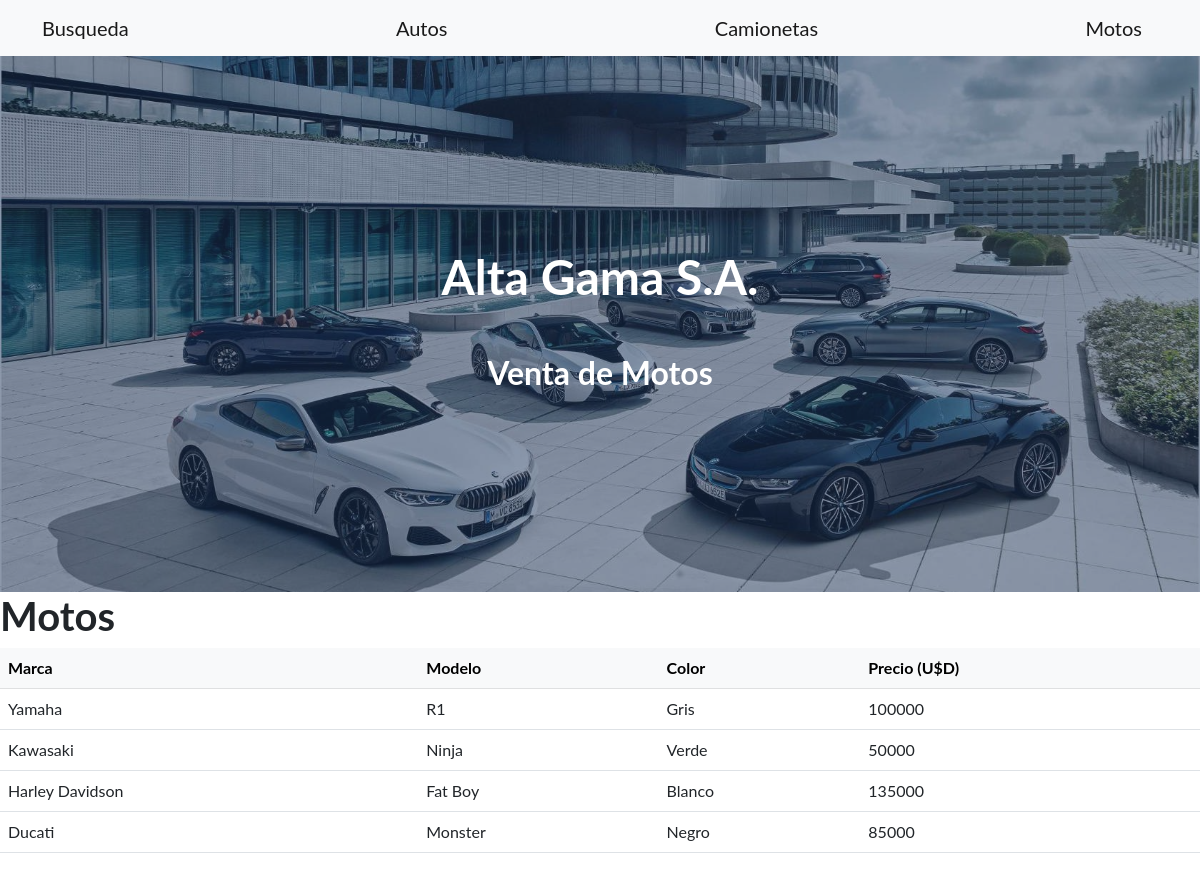
/motos/, run on the app's committed database.
### vehiculos/models.py (models this page shows, shortened)
class Motos(models.Model):
    marca = models.CharField(max_length=50)
    modelo = models.CharField(max_length=50)
    color = models.CharField(max_length=50)
    precio = models.IntegerField()
    class Meta:
        verbose_name = "Moto"
        verbose_name_plural = "Motos"
        ordering = ['-marca']

### vehiculos/views.py (the view)
# urls.py: path('motos/', motos, name="motos" ),
def motos(request):
    contexto = {'motos': Motos.objects.all() }
    return render(request, "vehiculos/motos.html", contexto)

### vehiculos/templates/vehiculos/motos.html
{% extends 'vehiculos/base.html' %}
{% load static %}
{% block titulo %}
    Venta de Motos
{% endblock titulo %}
{% block contenido %}
    <h1>Motos</h1>
    <table class="table">
        <thead class="table-light">
            <tr>
                <th>Marca</th>
                <th>Modelo</th>
                <th>Color</th>
                <th>Precio (U$D)</th>
            </tr>
    </thead>
    <tbody>
    {% for c in motos %}
            <tr>
                <td>{{ c.marca}}</td>
                <td>{{ c.modelo }}</td>
                <td>{{ c.color }}</td>
                <td>{{ c.precio }}</td>
            </tr>
    {% endfor %}
    </tbody>
</table>
{% endblock contenido %}

### data on the page
Motos: marca "Yamaha", modelo "R1", color "Gris", precio "100000"
Motos: marca "Kawasaki", modelo "Ninja", color "Verde", precio "50000"
Motos: marca "Harley Davidson", modelo "Fat Boy", color "Blanco", precio "135000"
Motos: marca "Ducati", modelo "Monster", color "Negro", precio "85000"
